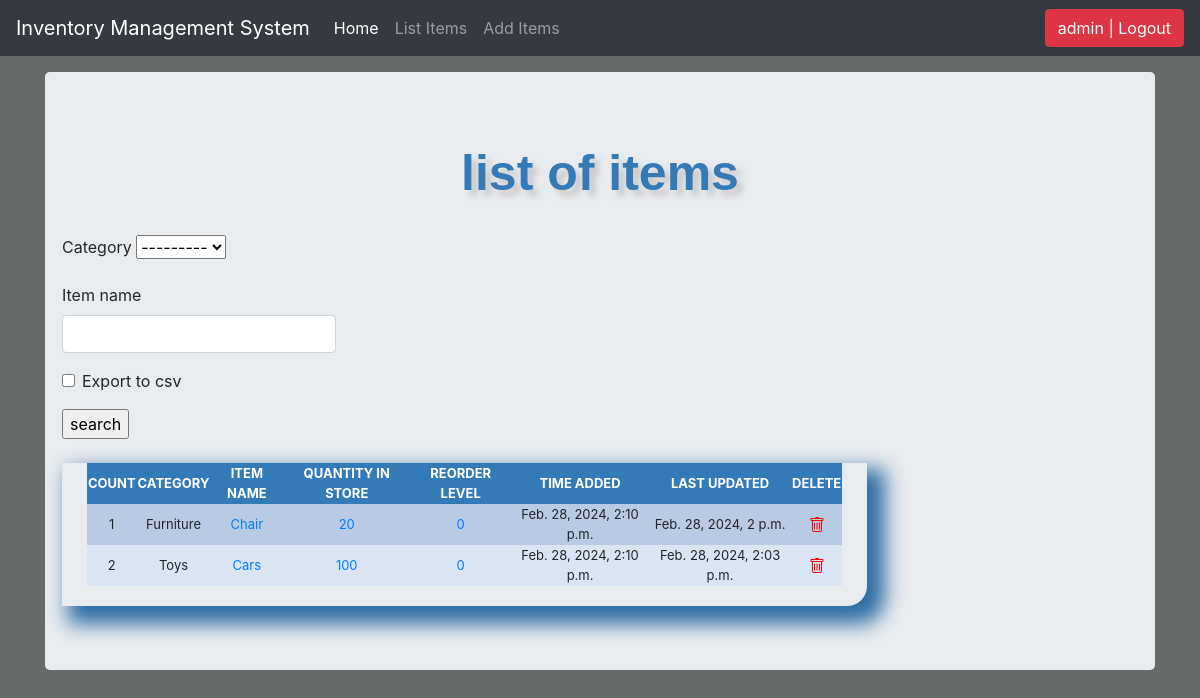
Page /list_items/ (signed in) on the earlier database version.
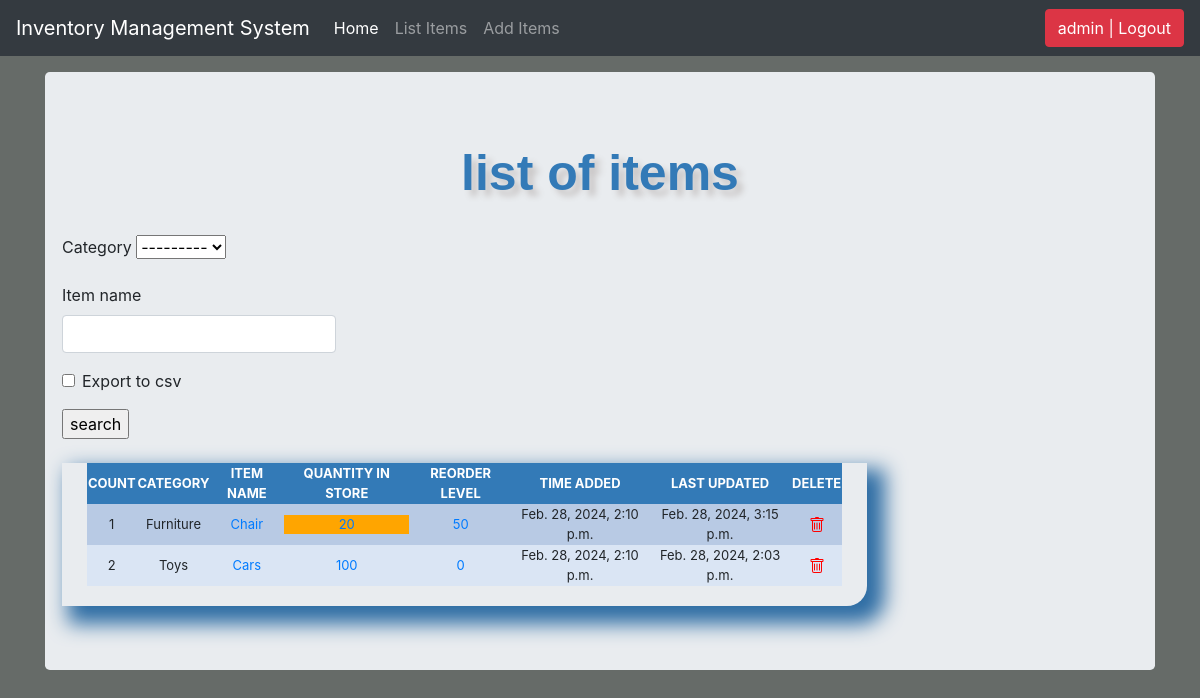
Same page on the later database version.
### ims/models.py (models this page shows, shortened)
class Stock(models.Model):
    category = models.ForeignKey(
        Category, on_delete=models.CASCADE, blank=True)
    item_name = models.CharField(max_length=50, blank=True, null=True)
    quantity = models.IntegerField(default="0", blank=True, null=True)
    receive_quantity = models.IntegerField(default="0", blank=True, null=True)
    receive_by = models.CharField(max_length=50, blank=True, null=True)
    issue_quantity = models.IntegerField(default="0", blank=True, null=True)
    issue_by = models.CharField(max_length=50, blank=True, null=True)
    issue_to = models.CharField(max_length=50, blank=True, null=True)
    phone_number = models.CharField(max_length=50, blank=True, null=True)
    created_by = models.CharField(max_length=50, blank=True, null=True)
    reorder_level = models.IntegerField(default="0", blank=True, null=True)
    last_updated = models.DateTimeField(auto_now_add=False, auto_now=True)
    timestamp = models.DateTimeField(auto_now_add=True, auto_now=False)

class Category(models.Model):
    name = models.CharField(max_length=50, blank=True, null=True)
    def __str__(self) -> str:
        return self.name

### ims/views.py (the view, shortened to what this page needs)
# urls.py: path('list_items/', list_items, name="list_items"),
@login_required
def list_items(request):
    header = 'list of items'
    form = StockSearchForm(request.POST or None)
    queryset = Stock.objects.all()
    context = {
        "header": header,
        'form': form,
        "queryset": queryset
    }
    return render(request, "list_items.html",  context)

### ims/forms.py
class StockSearchForm(forms.ModelForm):
    export_to_CSV = forms.BooleanField(required=False)
    class Meta:
        model = Stock
        fields = ['category', 'item_name']

### ims/templates/list_items.html (shortened to what this page needs)
{% load static %} {% load crispy_forms_tags %}
<!DOCTYPE html>
<html lang="en">
  <head>
    <link rel="stylesheet" href="{% static 'css/bootstrap.min.css' %}" />
    <link rel="stylesheet" href="{% static 'css/styles.css' %}" />
    <link rel="stylesheet" href="{% static 'css/navbar-top-fixed.css' %}" />
  </head>
  <body>
    {% include 'navbar.html' %}
    <main role="main" class="container">
      <div class="jumbotron">
        <div class="header">{{header}}</div>
          <div class="row">
                <form action="" class="py-4" method="post">
                  {% csrf_token %} {{form|crispy}}
                  <input type="submit" value="search" />
                </form>
                <div class="display-table">
                  <table>
                    <thead>
                      <tr>
                        <th>COUNT</th>
                        <th>CATEGORY</th>
                        <th>ITEM NAME</th>
                        <th>QUANTITY IN STORE</th>
                        <th>REORDER LEVEL</th>
                        <th>TIME ADDED</th>
                        <th>LAST UPDATED</th>
                        <th>DELETE</th>
                      </tr>
                    </thead>
                    {% for instance in queryset %}
                    <tr>
                      <td>{{forloop.counter}}</td>
                      <td>{{instance.category}}</td>
                      <td>
                        <a href="{% url 'update_items' instance.id %}"
                          >{{instance.item_name}}</a
                        >
                      </td>
                      <td>
                        {% if instance.quantity <= instance.reorder_level %}
                        <div style="background-color: orange">
                          <a href="{% url 'stock_detail' instance.id %}"
                            >{{instance.quantity}}</a
                          >
                        </div>
                        {% else %}
                        <a href="{% url 'stock_detail' instance.id %}"
                          >{{instance.quantity}}</a
                        >
                        {% endif %}
                      </td>
                      <td>
                        <a href="{% url 'reorder_level' instance.id %}"
                          >{{instance.reorder_level}}</a
                        >
                      </td>
                      <td>{{instance.timestamp}}</td>
                      <td>{{instance.last_updated}}</td>
                      <td>
                        <a href="{% url 'delete_items' instance.id %}">
                        </a>
                      </td>
                    </tr>
                    {% endfor %}
                  </table>
                </div>
          </div>
      </div>
    </main>
  </body>
</html>

### ims/templates/navbar.html (shortened to what this page needs)
<nav class="navbar navbar-expand-md navbar-dark fixed-top bg-dark">
  <a class="navbar-brand" href="#">Inventory Management System</a>
  <div class="collapse navbar-collapse" id="navbarCollapse">
    <ul class="navbar-nav mr-auto">
      <li class="nav-item active">
        <a class="nav-link" href="/"
          >Home <span class="sr-only">(current)</span></a
        >
      </li>
      {% if request.user.is_authenticated %}
      <li class="nav-item">
        <a class="nav-link" href="/list_items">List Items</a>
      </li>
      <li class="nav-item">
        <a class="nav-link" href="/add_items">Add Items</a>
      </li>
      {% endif %}
    </ul>
    <ul class="navbar-nav">
      {% if request.user.is_authenticated %}
      <li>
        <a href="/accounts/logout">
          <li><button class="btn btn-danger">{{user}} | Logout</button></li>
        </a>
      </li>
      {% else %}
      <li>
        <a href="/accounts/login">Login</a>
      </li>
      {% endif %}
    </ul>
  </div>
</nav>

### ims/static/css/styles.css (style rules this page uses)
body { background-color: #666b68; }
table { font-size: 13px; text-align: center; margin: auto; width: 95%; }
table tr:nth-child(odd) { background: #B8CAE4; }
table tr:nth-child(even) { background: #dae5F4; }
th { background-color: #337ab7; color: white; }
.display-table { border-bottom-right-radius: 20px; padding-left: 5px; padding-right: 5px; padding-bottom: 20px; box-shadow: 12px 12px 20px 6px #2e6da4; }
.header { font-family: Helvetica, sans-serif; color: #337ab7; font-size: 50px; text-align: center; width: 100%; text-shadow: 6px 6px 6px #c9c6c6; display: block; font-weight: bolder; }

### ims/static/css/navbar-top-fixed.css (style rules this page uses)
body { min-height: 75rem; padding-top: 4.5rem; }

Differences in the rows shown:
changed Stock "Chair": reorder_level "0" → "50"; last_updated "Feb. 28, 2024, 2 p.m." → "Feb. 28, 2024, 3:15 p.m."
